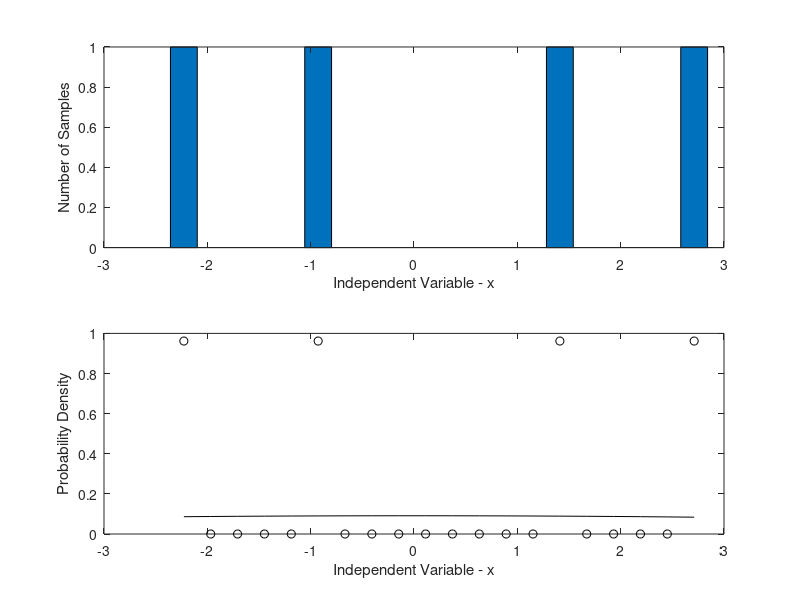

Here is the MATLAB script that generated this plot: (Note: this script raises an error after producing the figure.)
% File: c7_rejex1.m
% Software given here is to accompany the textbook: W.H. Tranter, 
% K.S. Shanmugan, T.S. Rappaport, and K.S. Kosbar, Principles of 
% Communication Systems Simulation with Wireless Applications, 
% Prentice Hall PTR, 2004.
%
R = 7;										% default value of R
M = 2/pi;									% value of M
N = input('Input number of points N > ');	% set N
fx = zeros(1,N);							% array of output samples
u1 = rand(1,N); u2 = rand(1,N);				% generate u1 and u2
v1 = R*u1*2-R;									% generate v1
v2 = (M/R)*rand(1,N);						% generate v2 (g(x))
kpts = 0;									% initialize counter
for k=1 :N
   if v2(k)<(M/(R*R))*sqrt(R*R-v1(k)*v1(k));
      kpts=kpts+1;							% increment counter
      fx(kpts)=v1(k);   					% save output sample
   end
end
fx = fx(1:kpts);
[N_samp,x] = hist(fx,20);					% get histogram parameters
subplot(2,1,1)
bar(x,N_samp,1)								% plot histogram
ylabel('Number of Samples')
xlabel('Independent Variable - x')
subplot(2,1,2)
yt = (M/R/R)*sqrt(R*R-x.*x);				% calculate pdf
del_x = x(3)-x(2);							% determine bin width
p_hist = N_samp/kpts/del_x;					% probability from histogram
plot(x,yt,'k',x,p_hist,'ok')				% compare
ylabel('Probability Density')
xlabel('Independent Variable - x')
legend('true pdf','samples from histogram',3)
text = ['The number of points accepted is ',...
      num2str(kpts,15),' and N is ',num2str(N,15),'.'];
disp(text)
% End of script file.